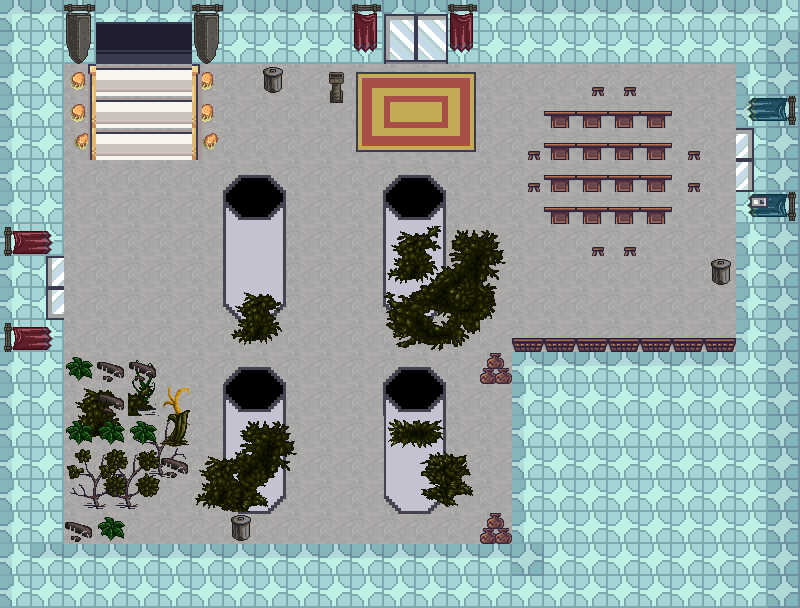

Below is a game level as drawn by its tile map, then a one-line description and the .tmx that defines it (tile-layer data replaced by summaries):
An orthogonal 25x19 tile map with 32x32 px tiles, 6 tile layers (Sol1, Mur1, Meubles3, Fougere3, ...), 11 tilesets and 30 objects (25x collision, 4x Teleporte).

<map version="1.10" tiledversion="1.10.2" orientation="orthogonal" renderorder="left-up" width="25" height="19" tilewidth="32" tileheight="32" infinite="0" nextlayerid="22" nextobjectid="38">
 <tileset firstgid="1" name="Sol" tilewidth="32" tileheight="32" tilecount="450" columns="25">
  <properties>
   <property name="Solid" type="bool" value="false" />
  </properties>
  <image source="Sol.jpg" trans="7e7e8f" width="800" height="599" />
 </tileset>
 <tileset firstgid="451" name="Mur " tilewidth="32" tileheight="32" tilecount="391" columns="17">
  <properties>
   <property name="Solid" type="bool" value="true" />
  </properties>
  <image source="Room.png" trans="7e7e8f" width="544" height="736" />
 </tileset>
 <tileset firstgid="842" name="Escalier" tilewidth="32" tileheight="32" tilecount="1424" columns="16">
  <properties>
   <property name="Solid" type="bool" value="false" />
  </properties>
  <image source="Interieur.png" width="512" height="2848" />
 </tileset>
 <tileset firstgid="2266" name="Meubles" tilewidth="32" tileheight="32" tilecount="576" columns="24">
  <properties>
   <property name="Solid" type="bool" value="true" />
  </properties>
  <image source="School.png" width="768" height="768" />
 </tileset>
 <tileset firstgid="2842" name="Poteau" tilewidth="32" tileheight="32" tilecount="36" columns="6">
  <properties>
   <property name="Solid" type="bool" value="true" />
  </properties>
  <image source="Poteau.png" width="192" height="192" />
 </tileset>
 <tileset firstgid="2878" name="Interiors_free_32x32_dg" tilewidth="32" tileheight="32" tilecount="1424" columns="89">
  <properties>
   <property name="Solid" type="bool" value="true" />
  </properties>
  <image source="Interiors_free_32x32_dg.png" trans="282828" width="2848" height="512" />
  <tile id="0">
   <properties>
    <property name="Solid" type="bool" value="true" />
   </properties>
  </tile>
 </tileset>
 <tileset firstgid="4302" name="jp le retour" tilewidth="32" tileheight="32" tilecount="4" columns="2">
  <image source="pingouin2.png" width="64" height="64" />
 </tileset>
 <tileset firstgid="4306" name="Interiors_free_32x32_gd" tilewidth="32" tileheight="32" tilecount="1424" columns="89">
  <image source="Interiors_free_32x32_gd.png" width="2848" height="512" />
 </tileset>
 <tileset firstgid="5730" name="Crazy" tilewidth="32" tileheight="32" tilecount="900" columns="30">
  <image source="Crazy.png" width="960" height="960" />
 </tileset>
 <tileset firstgid="6630" name="Crazygd" tilewidth="32" tileheight="32" tilecount="900" columns="30">
  <image source="Crazygd.png" width="960" height="960" />
 </tileset>
 <tileset firstgid="7530" name="Crazydg" tilewidth="32" tileheight="32" tilecount="900" columns="30">
  <image source="Crazydg.png" width="960" height="960" />
 </tileset>
 <layer id="12" name="Sol1" width="25" height="19">
  <data>[475 cells, 475 non-empty, 1 distinct tile ids]</data>
 </layer>
 <layer id="13" name="Mur1" width="25" height="19">
  <properties>
   <property name="Solid" type="bool" value="true" />
  </properties>
  <data>[475 cells, 209 non-empty, 7 distinct tile ids]</data>
 </layer>
 <layer id="16" name="Meubles3" width="25" height="19">
  <data>[475 cells, 104 non-empty, 33 distinct tile ids]</data>
 </layer>
 <layer id="17" name="Fougere3" width="25" height="19">
  <data>[475 cells, 79 non-empty, 57 distinct tile ids]</data>
 </layer>
 <layer id="14" name="Porte2" width="25" height="19">
  <properties>
   <property name="destination_tmx" value="" />
  </properties>
  <data>[475 cells, 15 non-empty, 11 distinct tile ids]</data>
 </layer>
 <layer id="15" name="Escalier2" width="25" height="19">
  <data>[475 cells, 27 non-empty, 16 distinct tile ids]</data>
 </layer>
 <objectgroup id="21" name="Portes">
  <object id="5" name="SalleInfo.tmx" type="Teleporte" x="737.5" y="130.556" width="30.5556" height="56.9444" />
  <object id="2" name="SalleCours.tmx" type="Teleporte" x="33.3333" y="258.333" width="30.5556" height="58.3333" />
  <object id="3" name="SalleAmphiBoss.tmx" type="Teleporte" x="97.2222" y="25" width="93.0556" height="38.8889" />
  <object id="4" name="SalleFace.tmx" type="Teleporte" x="386.111" y="16.6667" width="59.7222" height="44.4444" />
  <object id="8" x="766.551" y="-102.594" />
  <object id="9" type="collision" x="1.77659" y="-0.888297" width="60.4042" height="256.718" />
  <object id="10" type="collision" x="0.888297" y="256.718" width="31.0904" height="351.765" />
  <object id="12" type="collision" x="32.867" y="318.01" width="29.3138" height="286.92" />
  <object id="13" type="collision" x="62.1808" y="542.749" width="735.51" height="63.0691" />
  <object id="15" type="collision" x="511.659" y="351.765" width="286.032" height="191.872" />
  <object id="16" type="collision" x="733.733" y="186.542" width="64.8457" height="164.335" />
  <object id="18" type="collision" x="735.51" y="3.55319" width="63.9574" height="127.026" />
  <object id="19" type="collision" x="63.9574" y="-0.888297" width="33.7553" height="62.1808" />
  <object id="20" type="collision" x="62.1808" y="350.877" width="131.468" height="190.095" />
  <object id="21" type="collision" x="224.739" y="191.872" width="59.5159" height="111.037" />
  <object id="22" type="collision" x="238.952" y="174.106" width="28.4255" height="167.888" />
  <object id="23" type="collision" x="225.627" y="385.521" width="57.7393" height="111.925" />
  <object id="24" type="collision" x="238.952" y="365.978" width="30.2021" height="145.681" />
  <object id="25" type="collision" x="198.978" y="456.584" width="50.6329" height="84.3882" />
  <object id="26" type="collision" x="261.159" y="63.0691" width="23.0957" height="31.0904" />
  <object id="27" type="collision" x="326.893" y="72.8403" width="20.4308" height="30.2021" />
  <object id="28" type="collision" x="382.856" y="186.542" width="58.6276" height="126.138" />
  <object id="29" type="collision" x="399.734" y="174.106" width="27.5372" height="172.33" />
  <object id="30" type="collision" x="446.813" y="229.181" width="47.0797" height="86.1648" />
  <object id="32" type="collision" x="383.744" y="385.521" width="59.5159" height="110.149" />
  <object id="33" type="collision" x="398.845" y="365.978" width="31.0904" height="145.681" />
  <object id="34" type="collision" x="480.569" y="508.994" width="28.4255" height="33.7553" />
  <object id="35" type="collision" x="481.457" y="353.542" width="28.4255" height="30.2021" />
  <object id="36" type="collision" x="510.771" y="332.223" width="222.962" height="18.6542" />
  <object id="37" type="collision" x="702.643" y="258.494" width="29.3138" height="27.5372" />
 </objectgroup>
</map>
